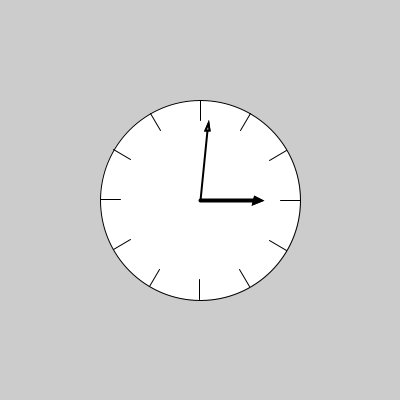
Frame 1 (no input)
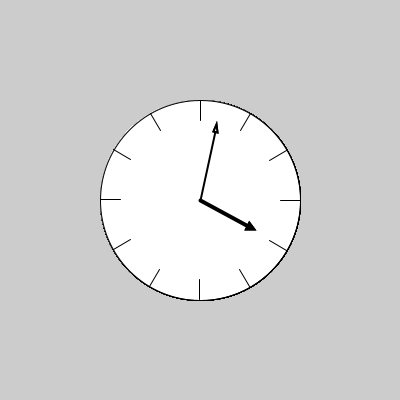
Frame 60 (the mouse pressed at the canvas centre just before this capture)
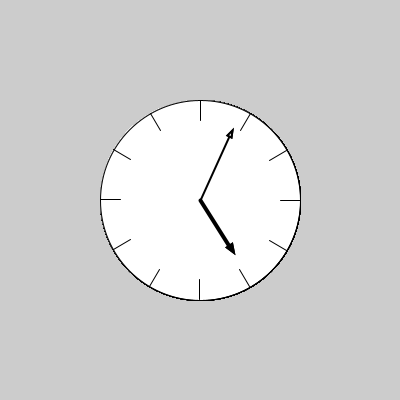
Frame 120 (the mouse held since frame 60 and released just before this capture)

The Processing sketch that drew these frames (run headless with seeded random() and noise(); from frame 60 on, the mouse is pressed at the canvas centre):

// Processing sketch: Animated_Clock
// ── Animated_Clock.pde
float time =0.0;

void setup()
{
  size(400,400);
}

void draw ()
{
  time=time+0.1;
  strokeWeight(1);
  translate(width/2,height/2);
  
  ellipse(0,0,200,200);
  for(int i=0;i<12;i++)
  {
    pushMatrix();
    rotate(2*i*PI/12);
    line(80,0,100,0);
    popMatrix();
  }
  
  beginShape(); //hour hand
  strokeWeight(4);
  rotate(time/12);
  line(0,0,55,0);
  triangle(55,-2,55,2,60,0);
  endShape();
  
  
  beginShape(); //min hand
  strokeWeight(2);
  rotate(time);
  line (0,0,0,-70);
  triangle(-2,-70,2,-70,0,-77);
  endShape();
 
}
